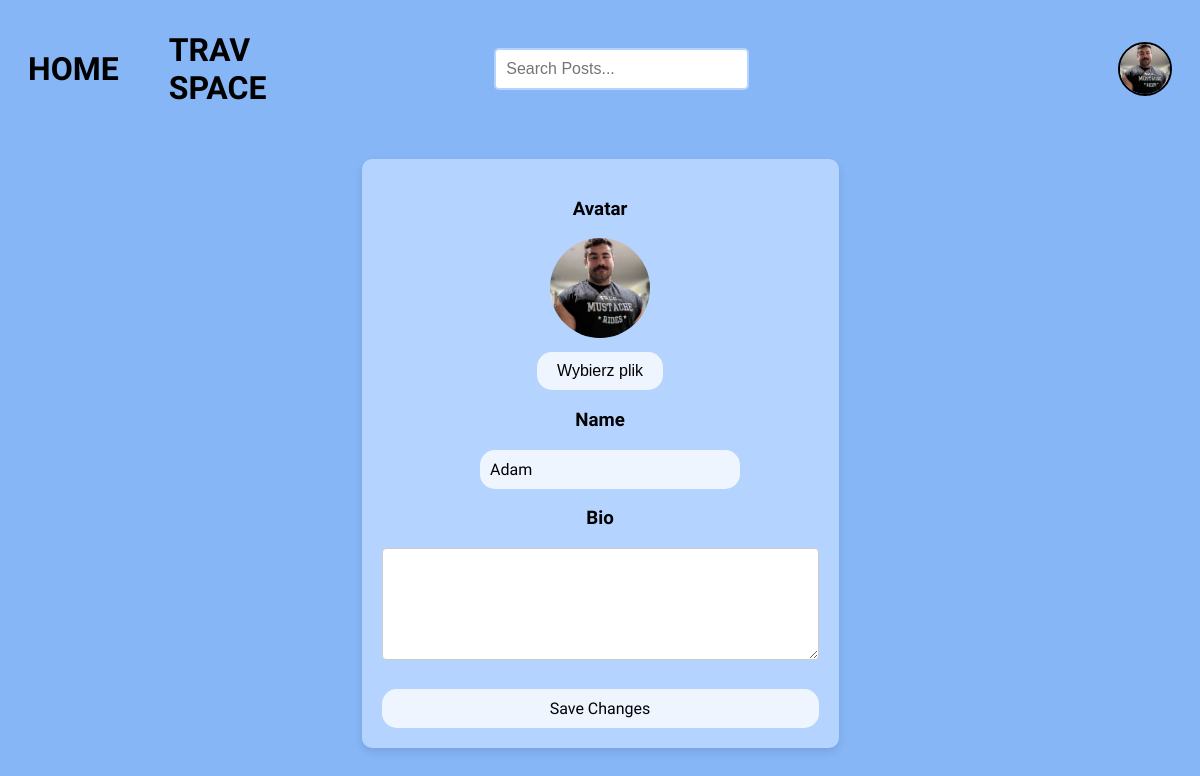
Page /edit_user/ (signed in) on the earlier database version.
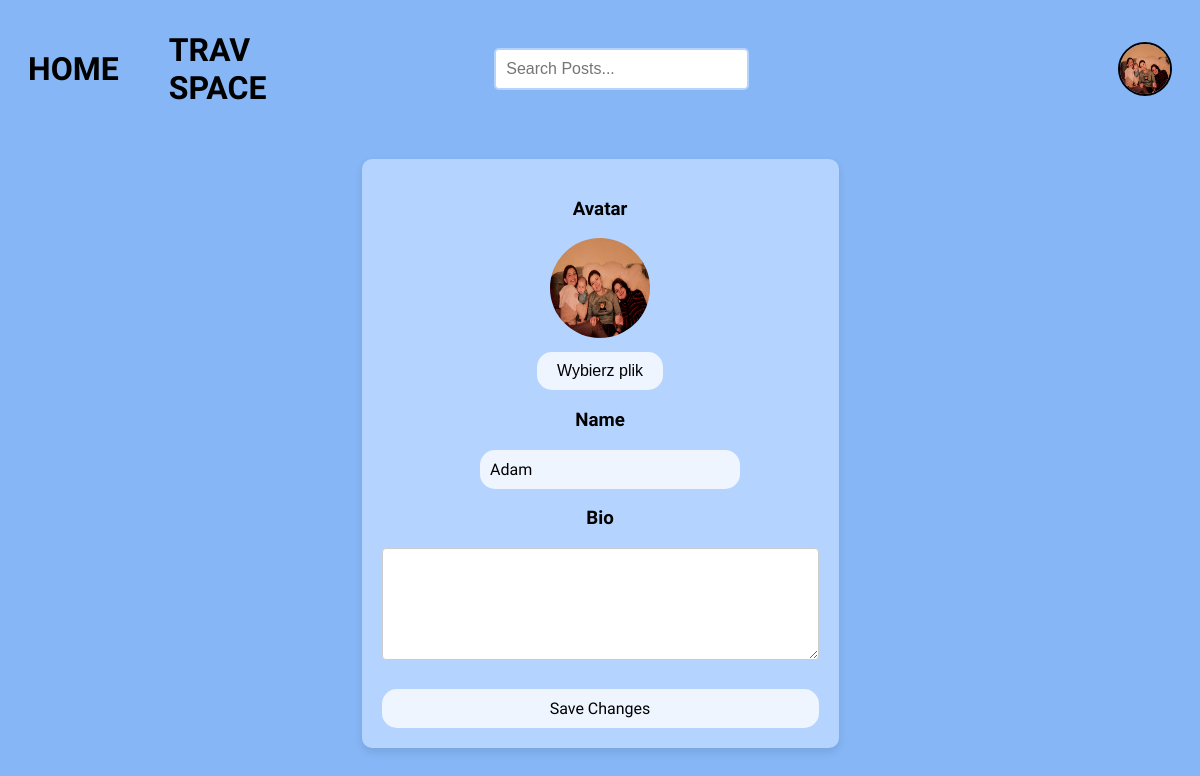
Same page on the later database version.
### base/models.py (models this page shows)
class User(AbstractUser):
    name = models.CharField(max_length=100, null=True)
    email = models.EmailField(unique=True)
    bio = models.TextField(null=True, blank=True)
    avatar = models.ImageField(null=True, default='user-avatar.svg')
    USERNAME_FIELD = 'email'
    REQUIRED_FIELDS = ['username']

### base/views.py (the view)
# urls.py: path('edit_user/', views.editUser, name='edit_user'),
@login_required(login_url='login')
def editUser(request):
    user = request.user
    form = EditUserForm(instance=user)
    if request.method == 'POST':
        form = EditUserForm(request.POST, request.FILES, instance=user)
        if form.is_valid():
            form.save()
            return redirect('user_profile', username=user.username)
    context = {'form': form}
    return render(request, 'base/edit_user.html', context)

### base/forms.py
class EditUserForm(forms.ModelForm):
    class Meta:
        model = User
        fields = ['username', 'bio', 'avatar']
        widgets = {
            'username': forms.TextInput(attrs={'class': 'form-control'}),
            'bio': forms.Textarea(attrs={'class': 'form-control', 'rows': 5}),
            'avatar': forms.ClearableFileInput(attrs={'class': 'custom-file-input'}),
        }

### base/templates/base/edit_user.html (shortened to what this page needs)
{% extends 'main.html' %}
{% block content %}
<div class="profile-edit-container">
    <form method="POST" enctype="multipart/form-data" class="form-user-edit">
        <div class="form-group">
            <div>
                <h3>Avatar</h3>
            </div>
            <div class="avatar-section">
                <img src="{{ user.avatar.url }}" alt="Current avatar">
                <div>
                    <button type="button" class="custom-upload-btn" onclick="document.getElementById('id_avatar').click()">Wybierz plik</button>
                </div>
            </div>
        </div>
        <div class="form-group">
            <div>
                <h3>Name</h3>
            </div>
            {{ form.username }}
        </div>
        <div class="form-group">
            <div>
                <h3>Bio</h3>
            </div>
            {{ form.bio }}
        </div>
        <button type="submit" class="btn-submit">Save Changes</button>
    </form>
</div>
{% endblock %}

### templates/main.html (shortened to what this page needs)
<!DOCTYPE html>
{% load static %}
<html>
    <head>
        <link rel='stylesheet' type='text/css' media='screen' href="{% static 'styles/main.css' %}?v=1.0">
        <link rel='stylesheet' type='text/css' media='screen' href="{% static 'styles/form.css' %}?v=1.0">
        <link rel='stylesheet' type='text/css' media='screen' href="{% static 'styles/searchbar.css' %}?v=1.0">
        <link rel='stylesheet' type='text/css' media='screen' href="{% static 'styles/navbar.css' %}?v=1.0">
        <link rel='stylesheet' type='text/css' media='screen' href="{% static 'styles/post.css' %}?v=1.0">
        <link rel='stylesheet' type='text/css' media='screen' href="{% static 'styles/edit-profile.css' %}?v=1.0">
    </head>
    <body>
        {% include 'navbar.html' %}
        {% block content %}
        {% endblock %}
    </body>
</html>

### templates/navbar.html (shortened to what this page needs)
{% load static %}
<div class="navbar-container">
    <div style="display: flex; align-items: center;">
        <a href="/" style="margin-right: 20px; margin-left: 10px;">
            <h1>HOME</h1>
        </a>
            <h1>TRAV SPACE</h1>
    </div>
    {% include 'searchbar.html' %}
    <div class="navbar-container-right">
        {% if request.user.is_authenticated %}
        <div class="dropdown">
            <div class="navbar-avatar">
                <a href="{% url 'user_profile' request.user.username %}"><img src="{{ request.user.avatar.url }}"/></a>
            </div>
        </div>
        {% else %}
        <div class="login-button">
            <a href="{% url 'login' %}">Login</a>
        </div>
        {% endif %}
    </div>
</div>

### templates/searchbar.html
<div class="searchbar">
    <form method="GET" action="{% url 'home' %}">
        <input type="text" name="q" placeholder="Search Posts...">
    </form>
</div>

### static/styles/main.css (style rules this page uses)
body { background-color: #86B6F6; font-family: 'Source Sans 3', sans-serif; }
html { scrollbar-width: none; -ms-overflow-style: none; }
a { text-decoration: none; color: black; }

### static/styles/form.css (style rules this page uses)
.delete input[type="submit"], .form-register input[type="submit"], .form-login input[type="submit"], .btn-submit { font-family: inherit; font-size: inherit; background-color: #EEF5FF; color: black; border: none; padding: 10px; border-radius: 15px; cursor: pointer; display: block; width: 100%; margin-top: 10px; }

### static/styles/searchbar.css (style rules this page uses)
.searchbar { display: flex; justify-content: center; align-items: center; margin: 20px 0; }
.searchbar input[type="text"] { width: 100%; padding: 10px; border: 2px solid #B4D4FF; border-radius: 5px; font-size: 16px; transition: background-color 0.3s, border-color 0.3s; }

### static/styles/navbar.css (style rules this page uses)
.navbar-container { display: grid; grid-template-columns: 1fr 3fr 1fr; align-items: center; border-radius: 10px; margin: 10px; }
.navbar-container-right { display: flex; align-items: right; margin-left: auto; }
.dropdown { position: relative; display: inline-block; }
.navbar-avatar img { vertical-align: middle; width: 50px; height: 50px; border-radius: 50%; margin-left: 10px; margin-right: 10px; border: 2px solid black; }

### static/styles/edit-profile.css (style rules this page uses)
.profile-edit-container { display: flex; justify-content: center; align-items: center; flex-direction: column; }
.form-user-edit { background-color: #B4D4FF; padding: 20px; border-radius: 10px; max-width: 600px; margin: 20px auto; box-shadow: 0 4px 8px rgba(0, 0, 0, 0.1); align-items: center; justify-content: center; display: flex; flex-direction: column; }
.form-user-edit input[type="text"], .form-user-edit input[type="file"] { font-family: inherit; font-size: inherit; background-color: #EEF5FF; color: black; border: none; padding: 10px; border-radius: 15px; cursor: pointer; display: block; width: 100%; margin-top: 10px; }
.form-group textarea { width: 100%; padding: 10px; margin-bottom: 15px; border: 1px solid #ccc; border-radius: 4px; font-size: 16px; box-sizing: border-box; }
.form-group h3 { text-align: center; }
.avatar-section { flex: 0 0 200px; text-align: center; }
.avatar-section img { width: 100px; height: 100px; border-radius: 50%; }
.custom-upload-btn { background-color: #EEF5FF; color: black; padding: 10px 20px; border: none; border-radius: 15px; cursor: pointer; font-size: 16px; margin-top: 10px; }

Differences in the rows shown:
changed User "Adam": user.avatar: a different picture; avatar: a different picture
